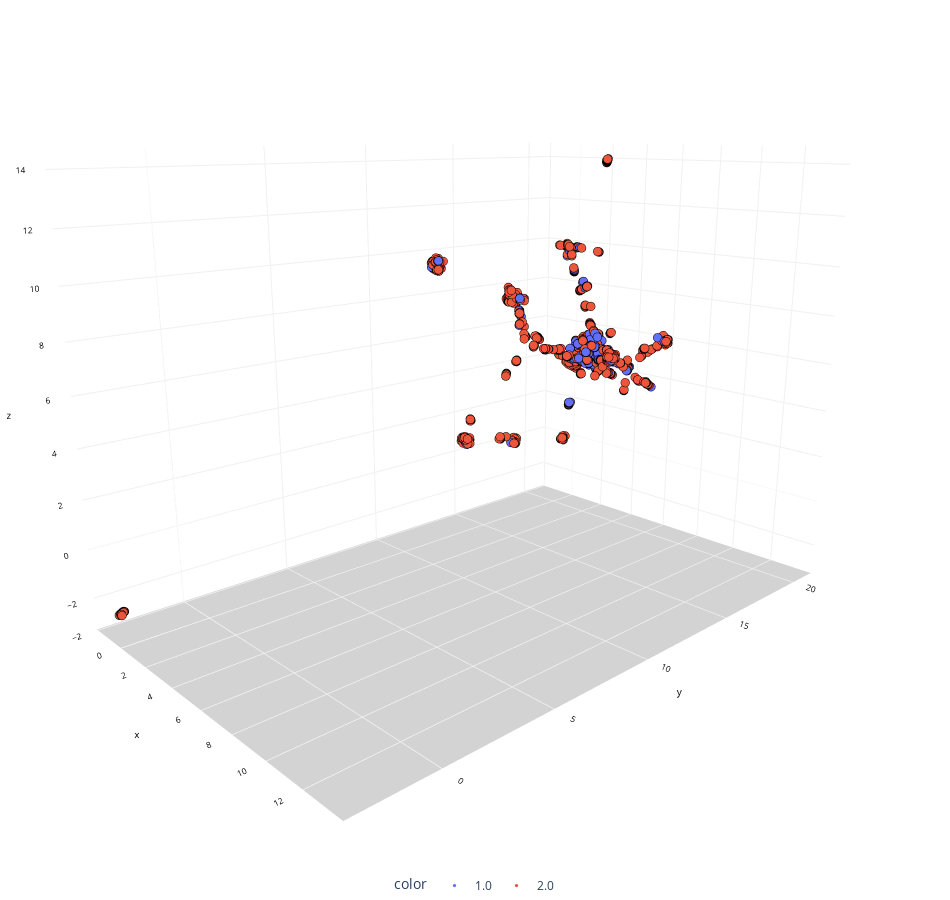

Notebook source saved alongside this figure:
### Code cell
chart( X_trans,label_list)
#使用颜色来表示节点类型

### Figure 1 — Plotly figure (JSON) as saved in the notebook; plotly's stock layout.template omitted (floating-point values rounded to 4 significant figures; data arrays with more than 128 entries replaced by an {"elided": "..."} marker saying what was removed)
{"data": [{"hovertemplate": "color=1.0<br>x=%{x}<br>y=%{y}<br>z=%{z}<extra></extra>", "legendgroup": "1.0", "marker": {"color": "#636efa", "line": {"color": "black", "width": 0.1}, "size": 3, "symbol": "circle"}, "mode": "markers", "name": "1.0", "scene": "scene", "showlegend": true, "type": "scatter3d", "x": {"elided": "217 float values"}, "y": {"elided": "217 float values"}, "z": {"elided": "217 float values"}}, {"hovertemplate": "color=2.0<br>x=%{x}<br>y=%{y}<br>z=%{z}<extra></extra>", "legendgroup": "2.0", "marker": {"color": "#EF553B", "line": {"color": "black", "width": 0.1}, "size": 3, "symbol": "circle"}, "mode": "markers", "name": "2.0", "scene": "scene", "showlegend": true, "type": "scatter3d", "x": {"elided": "1150 float values"}, "y": {"elided": "1150 float values"}, "z": {"elided": "1150 float values"}}], "layout": {"height": 900, "legend": {"orientation": "h", "title": {"text": "color"}, "tracegroupgap": 0, "x": 0.5, "xanchor": "center", "y": 0, "yanchor": "top"}, "margin": {"b": 0, "l": 0, "r": 0, "t": 0}, "scene": {"camera": {"center": {"x": 0, "y": 0, "z": -0.1}, "eye": {"x": 1.5, "y": -1.4, "z": 0.5}, "up": {"x": 0, "y": 0, "z": 1}}, "domain": {"x": [0, 1], "y": [0, 1]}, "xaxis": {"backgroundcolor": "white", "color": "black", "gridcolor": "#f0f0f0", "tickfont": {"size": 10}, "title": {"font": {"size": 10}, "text": "x"}}, "yaxis": {"backgroundcolor": "white", "color": "black", "gridcolor": "#f0f0f0", "tickfont": {"size": 10}, "title": {"font": {"size": 10}, "text": "y"}}, "zaxis": {"backgroundcolor": "lightgrey", "color": "black", "gridcolor": "#f0f0f0", "tickfont": {"size": 10}, "title": {"font": {"size": 10}, "text": "z"}}}, "showlegend": true, "title": {"text": "UMAP"}, "width": 950}}
